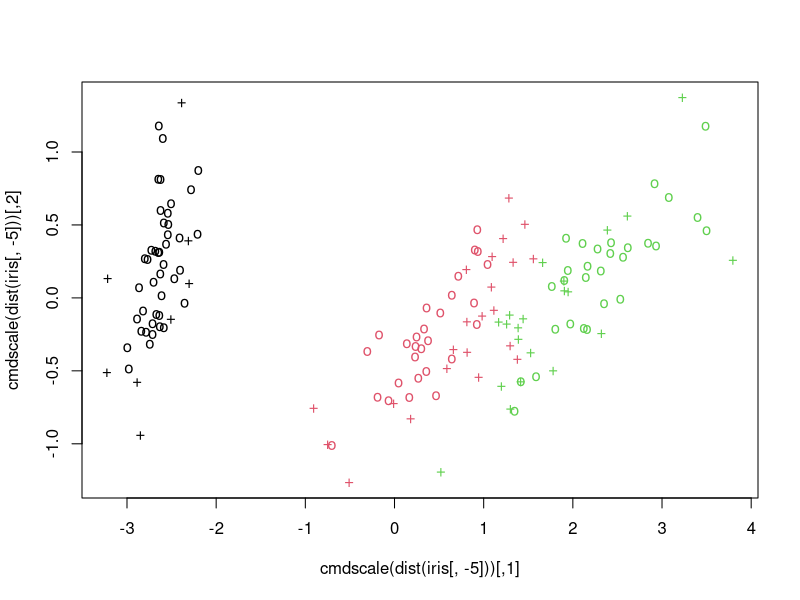
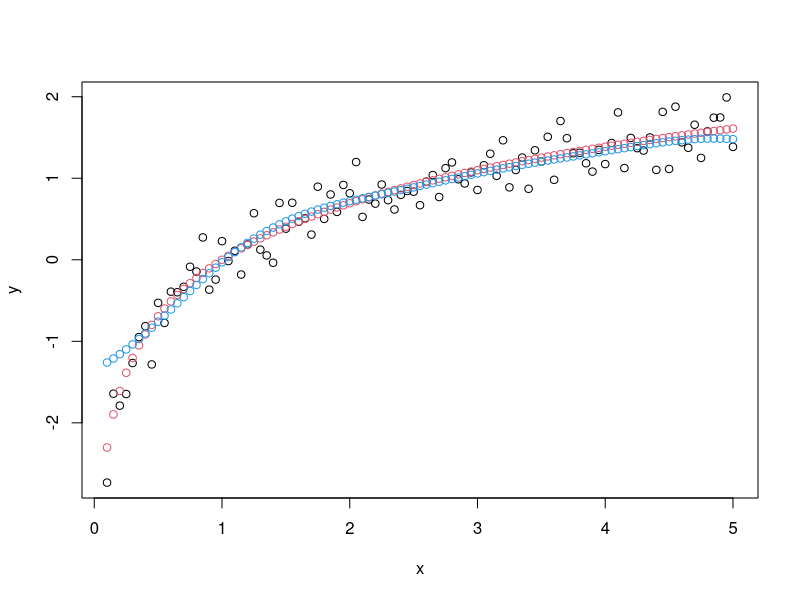
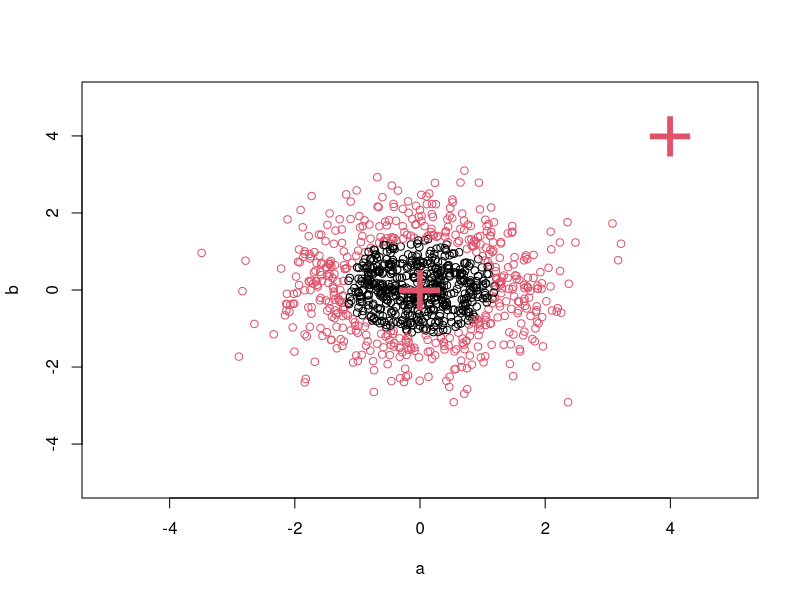

Write the R code that produced these figures, in order.
data(iris)
attach(iris)
library(e1071)
## classification mode
# default with factor response:
model <- svm(Species ~ ., data = iris)

# alternatively the traditional interface:
x <- subset(iris, select = -Species)
y <- Species
model <- svm(x, y) 

print(model)
summary(model)

# test with train data
pred <- predict(model, x)
# (same as:)
pred <- fitted(model)

# Check accuracy:
table(pred, y)

# compute decision values and probabilities:
pred <- predict(model, x, decision.values = TRUE)
attr(pred, "decision.values")[1:4,]

# visualize (classes by color, SV by crosses):
plot(cmdscale(dist(iris[,-5])),
     col = as.integer(iris[,5]),
     pch = c("o","+")[1:150 %in% model$index + 1])

## try regression mode on two dimensions

# create data
x <- seq(0.1, 5, by = 0.05)
y <- log(x) + rnorm(x, sd = 0.2)

# estimate model and predict input values
m   <- svm(x, y)
new <- predict(m, x)

# visualize
plot(x, y)
points(x, log(x), col = 2)
points(x, new, col = 4)

## density-estimation

# create 2-dim. normal with rho=0:
X <- data.frame(a = rnorm(1000), b = rnorm(1000))
attach(X)

# traditional way:
m <- svm(X, gamma = 0.1)

# formula interface:
m <- svm(~., data = X, gamma = 0.1)
# or:
m <- svm(~ a + b, gamma = 0.1)

# test:
newdata <- data.frame(a = c(0, 4), b = c(0, 4))
predict (m, newdata)

# visualize:
plot(X, col = 1:1000 %in% m$index + 1, xlim = c(-5,5), ylim=c(-5,5))
points(newdata, pch = "+", col = 2, cex = 5)

# weights: (example not particularly sensible)
i2 <- iris
levels(i2$Species)[3] <- "versicolor"
summary(i2$Species)
wts <- 100 / table(i2$Species)
wts
m <- svm(Species ~ ., data = i2, class.weights = wts)
